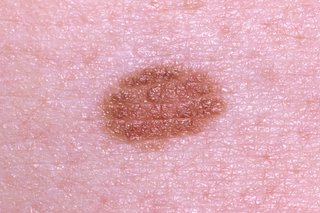
#> input picture images/benignmole2.jpg, 320 x 213 px
$ python -i preprocess.py   (imports and definitions only)   (older library calls are emulated)
#> lines starting #> are read from the running program, lines starting #| are printed output that depends on the picture; after the words box and inside, x2 and y2 are one past the last pixel; in counts of white or black regions, pixels touching at a corner belong together
### mefun.py
import numpy as np
import cv2
import pywt


def find_biggest_contour(image):

    # Copy to prevent modification
    image = image.copy()
    image = cv2.medianBlur(image, 9)
    _, contours, hierarchy = cv2.findContours(image, cv2.RETR_TREE,
                                              cv2.CHAIN_APPROX_SIMPLE)

    # Isolate largest contour
    contour_sizes = [(cv2.contourArea(contour), contour)
                     for contour in contours]
    biggest_contour = max(contour_sizes, key=lambda x: x[0])[1]

    mask = np.zeros(image.shape, np.uint8)
    cv2.drawContours(mask, [biggest_contour], -1, 255, -1)
    return biggest_contour, mask, contours


def crop_image(cnt):
    # isolate x and y values
    x = []
    y = []
    x1 = []
    y1 = []
    xy = []

    for i in range(len(cnt)):
        val = cnt[i]
        val = val[0]
        xval = val[0]
        yval = val[1]
        x.append(xval)
        x1.append(xval)
        y.append(yval)
        y1.append(yval)
        xy.append([xval, yval])

    # convert to numpy arrays
    x1 = np.array(x1)
    y1 = np.array(y1)

    # find max x val
    xmax = np.amax(x1)

    # find min x val
    xmin = np.amin(x1)

    # find max y val
    ymax = np.amax(y1)

    # find min y val
    ymin = np.amin(y1)

    # return newnewx, newnewy, symmscore, xmax, xmin, ymax, ymin
    return xmax, xmin, ymax, ymin

### preprocess.py
import numpy as np
import cv2
import pywt

from mefun import find_biggest_contour, crop_image


def values(img):
    #convert image to gray scale and apply Gaussian Blur
    #convert image to gray scale and apply Gaussian Blur
    gray = cv2.cvtColor(img, cv2.COLOR_BGR2GRAY)
    gray = cv2.GaussianBlur(gray, (3, 3), 0)

    # apply Otsu's method to threshold image
    ret, thresh = cv2.threshold(gray, 0, 255,
                                cv2.THRESH_BINARY_INV + cv2.THRESH_OTSU)

    # noise removal
    kernel = np.ones((1, 1), np.uint8)
    opening = cv2.morphologyEx(thresh, cv2.MORPH_OPEN, kernel, iterations=6)

    # find biggest contour in thresholded image
    big_contour, mask, contours = find_biggest_contour(opening)

    # fill small gaps and remove specks
    mask = cv2.morphologyEx(mask, cv2.MORPH_CLOSE, kernel)
    mask = cv2.morphologyEx(mask, cv2.MORPH_OPEN, kernel)

    # unpack max and min values from biggest contour
    xmax, xmin, ymax, ymin = crop_image(big_contour)

    # crop out only the area of interest
    crop = gray[ymin:ymax, xmin:xmax]

    # apply wavelet transform at level 3 with db4 wavelet
    coeff = pywt.wavedec(crop, 'db4', mode='symmetric', level=3)

    # extract coefficients
    a1 = coeff[1]
    a2 = coeff[2]
    a3 = coeff[3]

    # calculate coefficient of variation for the coefficients
    v2 = np.std(a1) / np.mean(a1)
    v3 = np.std(a2) / np.mean(a2)
    v4 = np.std(a3) / np.mean(a3)

    final_vals = [v2, v3, v4]

    return final_vals

>>> import cv2
>>> picture = cv2.imread('images/benignmole2.jpg')
#> picture is the input picture: shape (213, 320, 3); mean B, G, R 181.9, 169.2, 221.8
>>> result = values(picture)
#> in values, `gray = cv2.cvtColor(img, cv2.COLOR_BGR2GRAY)`:
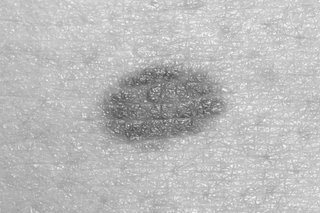
#> gray: shape (213, 320); min 73, max 247, mean 186.4
#> in values, `ret, thresh = cv2.threshold(gray, 0, 255, cv2.THRESH_BINARY_INV + cv2...`:
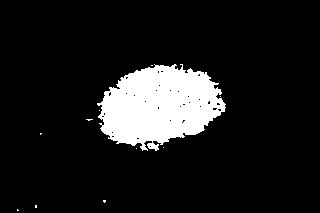
#> thresh: shape (213, 320); 11.1% white; 11 white regions (10 under 20 px), largest, box (x1, y1, x2, y2) and area: (97, 64, 226, 151) 7552
#> in values, `ret, thresh = cv2.threshold(gray, 0, 255, cv2.THRESH_BINARY_INV + cv2...`: ret = 163
#> in find_biggest_contour, `image = cv2.medianBlur(image, 9)`:
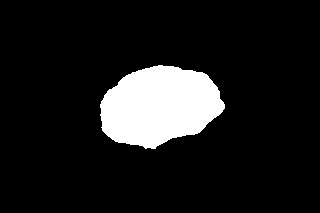
#> image: shape (213, 320); 11.2% white; 1 white region
#> in find_biggest_contour, `_, contours, hierarchy = cv2.findContours(image, cv2.RETR_TREE, cv2.CH..`: contours = 1 contour; box (x1, y1, x2, y2) and area: (100, 65, 225, 149) 7450
#> in find_biggest_contour, `contour_sizes = [(cv2.contourArea(contour), contour) for contour in co..`: contour_sizes = 1 item
#> in find_biggest_contour, `biggest_contour = max(contour_sizes, key=lambda x: x[0])[1]`: biggest_contour = contour of 136 points, box (x1, y1, x2, y2) (100, 65, 225, 149), area 7450
#> in values, `big_contour, mask, contours = find_biggest_contour(opening)`: big_contour has the same summary as biggest_contour in find_biggest_contour
#> the loop in crop_image, `for i in range(len(cnt)):` made 136 passes
#> (xval, yval) on passes 1 to 12: (158, 65), (157, 66), (153, 66), (152, 67), (150, 67), (149, 68), (145, 68), (144, 69), (142, 69), (141, 70), (138, 70), (137, 71)
#> after the loop in crop_image, `for i in range(len(cnt)):`: x = 136 values, max 224 at index 107, min 100 at index 37, mean 156; x1 has the same summary as x; xy = 136 pairs, first value 100 to 224, second value 65 to 148; y = 136 values, max 148 at index 64, min 65 at index 0, mean 107; y1 has the same summary as y
#> in crop_image, `xmax = np.amax(x1)`: xmax = 224
#> in crop_image, `xmin = np.amin(x1)`: xmin = 100
#> in crop_image, `ymax = np.amax(y1)`: ymax = 148
#> in crop_image, `ymin = np.amin(y1)`: ymin = 65
#> in values, `xmax, xmin, ymax, ymin = crop_image(big_contour)`: xmax = 224; xmin = 100; ymax = 148; ymin = 65
#> in values, `crop = gray[ymin:ymax, xmin:xmax]`:
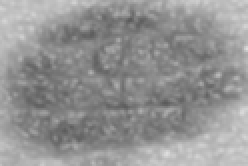
#> crop: shape (83, 124) (shown 2 times larger); min 90, max 222, mean 147.3
#> in values, `coeff = pywt.wavedec(crop, 'db4', mode='symmetric', level=3)`: coeff = 4 items
#> in values, `a1 = coeff[1]`:
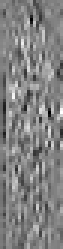
#> a1: shape (83, 21) float64 (shown 3 times larger); min -58.44, max 56.13, mean 0; drawn with min black and max white
#> in values, `a2 = coeff[2]`:
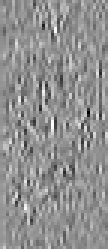
#> a2: shape (83, 36) float64 (shown 3 times larger); min -43.97, max 33.14, mean -0.2; drawn with min black and max white
#> in values, `a3 = coeff[3]`:
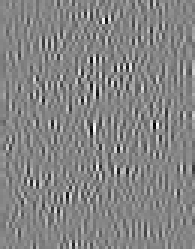
#> a3: shape (83, 65) float64 (shown 3 times larger); min -13.72, max 12.6, mean -0.000724; drawn with min black and max white
#> in values, `v2 = np.std(a1) / np.mean(a1)`: v2 = 5227.1
#> in values, `v3 = np.std(a2) / np.mean(a2)`: v3 = -53.3
#> in values, `v4 = np.std(a3) / np.mean(a3)`: v4 = -4119.4
#> in values, `final_vals = [v2, v3, v4]`: final_vals = [5227.1, -53.3, -4119.4]
#> result = [5227.1, -53.3, -4119.4]

$ run again, on images/melanoma6.jpg
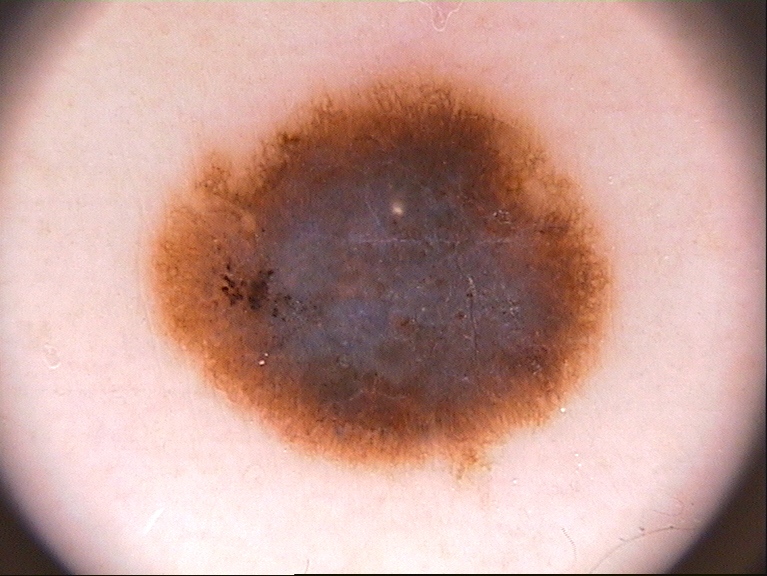
#> input picture images/melanoma6.jpg, 767 x 576 px
#> picture is the input picture: shape (576, 767, 3); mean B, G, R 148.8, 157.2, 196.4
#> in values, `ret, thresh = cv2.threshold(gray, 0, 255, cv2.THRESH_BINARY_INV + cv2...`:
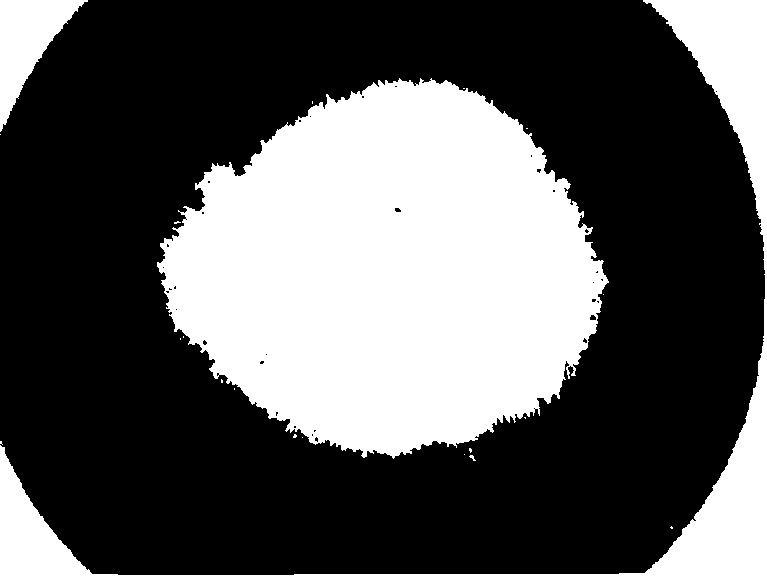
#> thresh: shape (576, 767); 34.9% white; 21 white regions (18 under 20 px), largest, box (x1, y1, x2, y2) and area: (157, 78, 609, 459) 120553, (0, 0, 767, 576) 28602, (0, 0, 88, 132) 5034
#> ret = 150
#> image: shape (576, 767); 34.9% white; 4 white regions (1 under 20 px)
#> in find_biggest_contour, `_, contours, hierarchy = cv2.findContours(image, cv2.RETR_TREE, cv2.CH..`: contours = 4 contours, 1 with area under 20; largest, box (x1, y1, x2, y2) and area: (158, 80, 607, 457) 120004, (0, 0, 767, 576) 27164, (0, 0, 87, 131) 4860
#> contour_sizes = 4 items
#> biggest_contour = contour of 651 points, box (x1, y1, x2, y2) (158, 80, 607, 457), area 120004
#> mask: shape (576, 767); 27.3% white; 1 white region
#> in values, `big_contour, mask, contours = find_biggest_contour(opening)`: big_contour has the same summary as biggest_contour in find_biggest_contour
#> the loop in crop_image, `for i in range(len(cnt)):` made 651 passes
#> (xval, yval) on passes 1 to 3: (397, 80), (396, 81), (395, 81)
#> after the loop in crop_image, `for i in range(len(cnt)):`: x = 651 values, max 606 at index 475, min 158 at index 156, mean 392.9; x1 has the same summary as x; xy = 651 pairs, first value 158 to 606, second value 80 to 456; y = 651 values, max 456 at index 315, min 80 at index 0, mean 272.5; y1 has the same summary as y
#> in crop_image, `xmax = np.amax(x1)`: xmax = 606
#> in crop_image, `xmin = np.amin(x1)`: xmin = 158
#> in crop_image, `ymax = np.amax(y1)`: ymax = 456
#> in crop_image, `ymin = np.amin(y1)`: ymin = 80
#> in values, `xmax, xmin, ymax, ymin = crop_image(big_contour)`: xmax = 606; xmin = 158; ymax = 456; ymin = 80
#> coeff = 4 items
#> in values, `a3 = coeff[3]`:
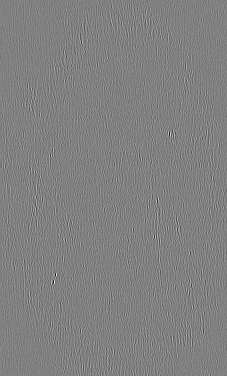
#> a3: shape (376, 227) float64; min -12.56, max 12.32, mean 0.00155; drawn with min black and max white
#> v2 = -55.28
#> v3 = 200.1
#> v4 = 759.4
#> final_vals = [-55.28, 200.1, 759.4]
